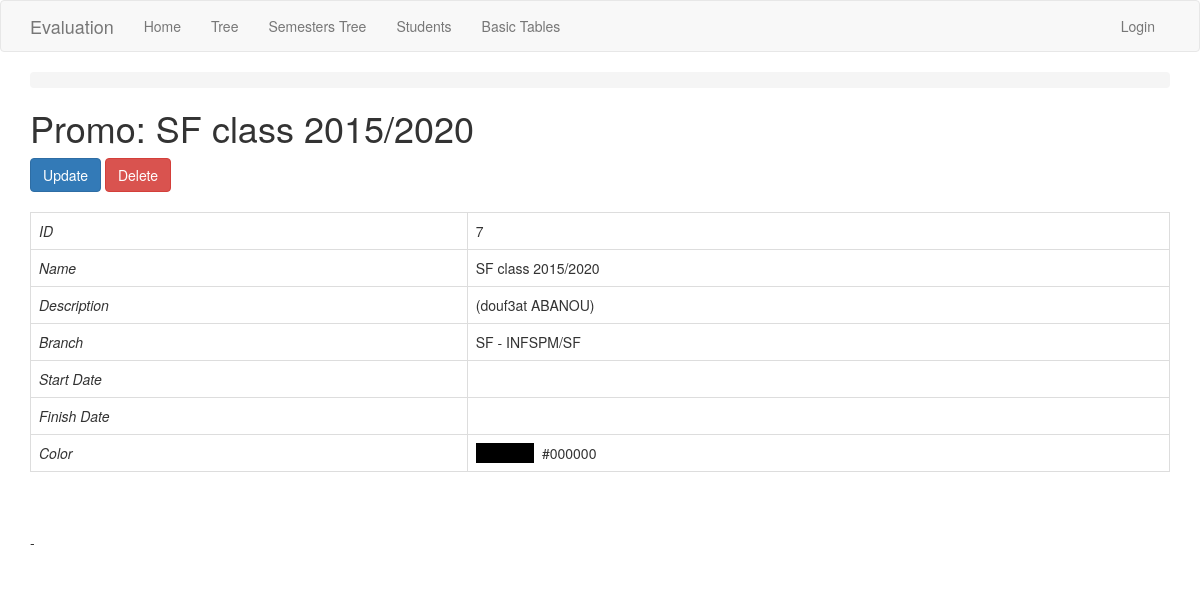
Before: /promo/7/ with the older database file.
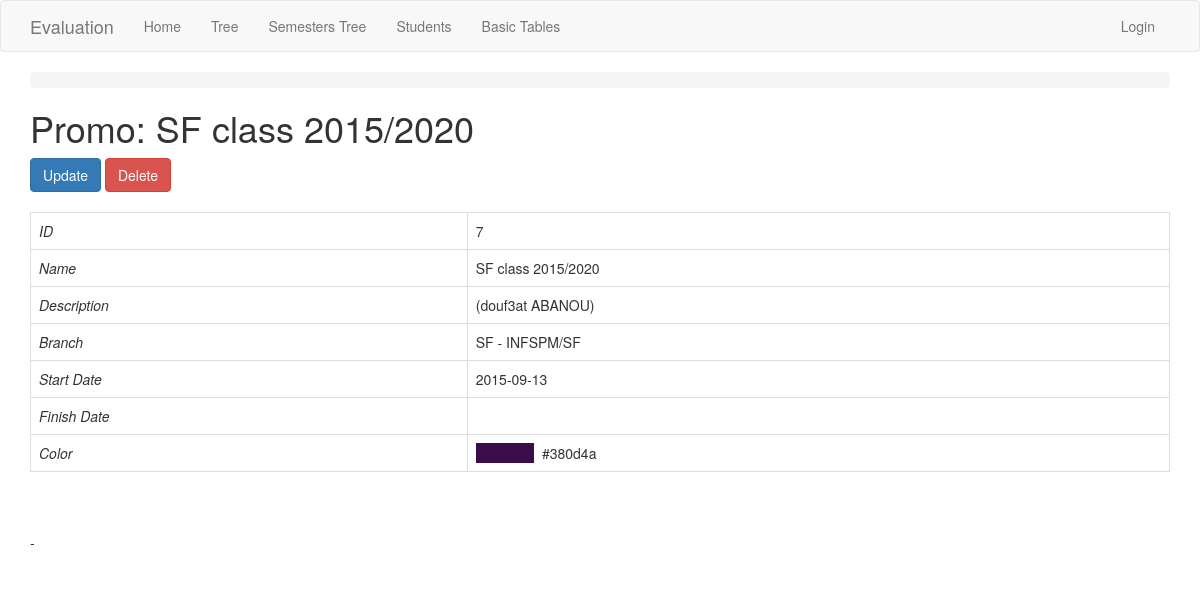
After: the same page with the newer database file.
### app/models.py (models this page shows, shortened)
class Promo(db.Model):
    id = db.Column(db.Integer, primary_key=True)
    name = db.Column(db.String(250), index=True, unique=True)
    display_name = db.Column(db.String(250))
    start_date = db.Column(db.Date)
    finish_date = db.Column(db.Date)
    color = db.Column(db.String(50))
    branch_id = db.Column(db.Integer, db.ForeignKey('branch.id'))
    sessions = db.relationship('Session', backref='promo')
    annual_session = db.relationship('AnnualSession', back_populates='promo')

class Branch(db.Model):
    id = db.Column(db.Integer, primary_key=True)
    name = db.Column(db.String(100), index=True, unique=True)
    description = db.Column(db.String(150))
    school_id = db.Column(db.Integer, db.ForeignKey('school.id'))
    students = db.relationship('Student', backref='branch')
    semesters = db.relationship('Semester', backref='branch')
    promos = db.relationship('Promo', backref='branch', order_by='Promo.start_date')

### app/routesBT.py (the view)
@app.route('/promo/<int:id>/', methods=['GET', 'POST'])
@register_breadcrumb(app, '.basic.promo.view', 'View')
def promo_view(id):
    promo = Promo.query.get_or_404(id)
    return render_template('basic-forms/promo/view.html', title='Promo View', promo=promo)

### app/templates/basic-forms/promo/view.html (shortened to what this page needs)
{% extends "base.html" %}
{% block app_content %}
    {% include '_breadcrumbs.html' %}
    <h1>Promo: {{promo.name}}</h1>
    <div>
        <a class="btn btn-primary" href="{{ url_for('promo_update', id=promo.id) }}">Update</a>
        <button class="btn btn-danger"
            data-href="{{url_for('promo_delete', id=promo.id)}}"
            data-toggle="modal" data-target="#confirm-delete">
            Delete
        </button>
    </div>
    <div>
        <table class="table table-bordered">
          <tr><td><i>ID</i></td> <td>{{promo.id}}</td></tr>
          <tr><td><i>Name</i></td> <td>{{promo.name}}</td></tr>
          <tr><td><i>Description</i></td> <td>{{promo.display_name}}</td></tr>
          <tr>
            <td><i>Branch</i></td>
            {% if promo.branch != None %}
            <td>{{ promo.branch.name + " - " + promo.branch.description | replace('None', '') }}</td>
            {% else %}
            <td>{{ promo.branch.name }}</td>
            {% endif %}
          </tr>
          <tr><td><i>Start Date</i></td> <td>{{promo.start_date | replace('None', '')}}</td></tr>
          <tr><td><i>Finish Date</i></td> <td>{{promo.finish_date | replace('None', '')}}</td></tr>
          <tr>
            <td><i>Color</i></td>
            <td>
              <span style="background-color: {{ promo.color if promo.color else '#000000' }};"
              >               </span>  {{ promo.color if promo.color else '#000000' }}
            </td></tr>
        </table>
      - </br>
    </div>
{% endblock %}

### app/templates/base.html (shortened to what this page needs)
{% extends 'bootstrap/base.html' %}
{% block styles %}
{{super()}}
{% endblock %}
{% block navbar %}
  <nav class="navbar navbar-default">
    <div class="container">
        <div class="navbar-header">
            <a class="navbar-brand" href="">Evaluation</a>
        </div>
        <div class="collapse navbar-collapse" id="bs-example-navbar-collapse-1">
            <ul class="nav navbar-nav">
                <li><a href="{{ url_for('index') }}">Home</a></li>
                <li><a href="{{ url_for('tree') }}">Tree</a></li>
                <li><a href="{{ url_for('tree_semesters') }}">Semesters Tree</a></li>
                <li><a href="{{ url_for('student_index') }}">Students</a></li>
                <li><a href="{{ url_for('basic_index') }}">Basic Tables</a></li>
            </ul>
            <ul class="nav navbar-nav navbar-right">
                {% if current_user.is_anonymous %}
                <li><a href="{{ url_for('login') }}">Login</a></li>
                {% else %}
                <li><a href="">Profile</a></li>
                <li><a href="{{ url_for('logout') }}">Logout</a></li>
                {% endif %}
            </ul>
        </div>
    </div>
  </nav>
{% endblock %}
{% block content %}
    <div class="container">
        {% block app_content %}{% endblock %}
    </div>
{% endblock %}

### app/templates/_breadcrumbs.html (shortened to what this page needs)
<ol class="breadcrumb">
</ol>

Changed rows visible on the page:
changed Promo "(douf3at ABANOU)": start_date (not shown) → "2015-09-13"; color "#000000" → "#380d4a"
